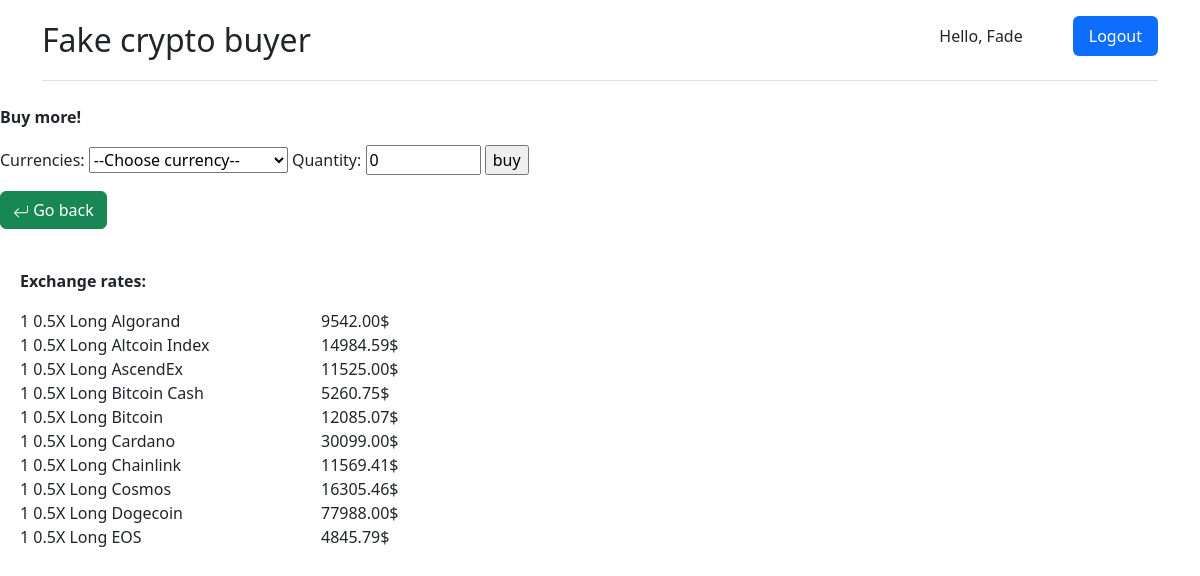
The app's page /buy/ (signed in) with its own data.
### fakecryptobuyerApp/models.py (models this page shows, shortened)
class CustomUser(AbstractBaseUser, PermissionsMixin):
    email = models.EmailField(unique=True, verbose_name = "email adress") #also a PK
    first_name = models.CharField(max_length=50, blank=True, default = "Person", verbose_name = "first name", help_text = "Please, enter your name")
    pocket = models.JSONField(verbose_name = "user pocket", default = dict) #name, quantity and amount of spend money for every item
    is_staff = models.BooleanField(default=False)
    is_active = models.BooleanField(default=True)
    USERNAME_FIELD = 'email'
    REQUIRED_FIELDS = []
    objects = CustomUserManager()

class CryptoData(models.Model):
    crypto_name = models.CharField(max_length=100, unique=True, primary_key=True, verbose_name = "id name of cryptocurrency") #also a PK
    cost = models.DecimalField(max_digits=10, decimal_places=2, verbose_name = "cost of cryptocurrency")
    human_name = models.CharField(max_length=50, unique=True,  verbose_name = "humanazed name of cryptocurrency") #readable name

### fakecryptobuyerApp/views.py (the view)
# urls.py: path('buy/', views.buy, name='buy'),
@login_required
def buy(request): #function for buying crypto (just updating how much user has spent and for what)
    context = CryptoData.objects.all()[1:11]
    if request.method == "POST":
        form = Bin(request.POST)
        if form.is_valid(): #below we're updating values of user's pocket
            name = request.POST['currencies'] #getting values from recieved POST
            quantity = request.POST['quantity']
            current_user = request.user #getting data such as id of authorised user
            user_data = CustomUser.objects.get(id=current_user.id)
            readable_name = CryptoData.objects.get(crypto_name=name).human_name #getting data about currency from database
            cost = CryptoData.objects.get(crypto_name=name).cost
            try: #this works if user wants to buy more crypto of the same type that they already have
                temp_quantity = quantity
                quantity = int(user_data.pocket[name]['quantity']) + int(quantity)
                spend = str(round(float(user_data.pocket[name]['spend']) + float(cost*int(temp_quantity)),2))
            except KeyError: #user didn't have this type of crypto in their pocket so there will be KeyError in this case
                quantity = int(quantity)
                spend = str(round(cost*quantity,2))
            user_data.pocket[name] = {'readable_name': readable_name, 'quantity': quantity, 'spend': spend} #rewritting data about selected type of currency from user's pocket
            user_data.save()
            messages.success(request, 'Your purchase has been successful')
            return redirect('buy')
    else:
        form = Bin()
    extra_content = currency_list() #this list is needed for dynamic (JS) calculator (cost x quantity) for pre-buying evaluation into template
    return render(request,'fakecryptobuyerApp/purchase.html', {'form': form, 'context': context, 'extra_content':extra_content})

### fakecryptobuyerApp/forms.py
class Bin(forms.Form):
    model = CryptoData.objects.all()[1:11].values()
    crypto_name = ['default_value'] + [row['crypto_name'] for row in model]
    human_name = ['--Choose currency--'] + [row['human_name'] for row in model]
    choises = zip(crypto_name, human_name)
    currencies = forms.ChoiceField(choices = choises)
    quantity = forms.IntegerField(min_value=0, max_value=10000, initial=0, widget=forms.NumberInput)

### fakecryptobuyerApp/views.py (called while the page is built)
def currency_list(): #result of this function is a dict {name of currency: cost of currency} for using as context in templates
    list_of_currencies = list(CryptoData.objects.values_list("crypto_name",flat=True))[:11]
    list_of_costs =[float(CryptoData.objects.get(crypto_name=i).cost) for i in list_of_currencies]
    return {x: y for x,y in zip(list_of_currencies,list_of_costs)}

### fakecryptobuyerApp/templates/fakecryptobuyerApp/purchase.html (shortened to what this page needs)
{% extends "fakecryptobuyerApp/main.html" %}
{% block content %}
<p><b>Buy more!</b></p>
<form method="POST" class="buy">{% csrf_token %}
{{ form }}
<input type="submit" value="buy">
    </form>
<a href="{% url 'main' %}" ><button type="button" class="btn btn-success"> Go back </button></a>
{% endblock %}

### fakecryptobuyerApp/templates/fakecryptobuyerApp/main.html (shortened to what this page needs)
{% load static %}
<html>
    <head>
        <link rel="stylesheet" href="https://cdn.jsdelivr.net/npm/bootstrap@5.2.0-beta1/dist/css/bootstrap.min.css">
    </head>
    <body>
    <div class="container">
        <header class="d-flex flex-wrap justify-content-center py-3 mb-4 border-bottom">
        <a href="/" class="d-flex align-items-center mb-3 mb-md-0 me-md-auto text-dark text-decoration-none">
        <span class="fs-2">Fake crypto buyer</span>
      </a>
      <ul class="nav nav-pills">
          {% if user.is_authenticated %}
          <span class="navbar-text" style="margin-right: 50px; margin-left: 50px;">
           Hello, {{user.first_name}}
          </span>
        <li class="nav-item"><a href="{% url 'logout' %}" class="nav-link active" aria-current="page">Logout</a></li>
          {% else %}
        <li class="nav-item"><a href="{% url 'login' %}" class="nav-link active">Login</a></li>
        <li class="nav-item"><a href="{% url 'registration' %}" class="nav-link">Registration</a></li>
          {% endif %}
      </ul>
    </header>
    </div>
    {% block content %}
    {% endblock %}
    {% block rates %}
        <div class="bd-example" style="margin-left: 20px; margin-top: 40px;">
            <b>Exchange rates:</b>
        <p class="display-1">
        <div class="row mb-3">
            {% for i in context %}
      <div class="col-md-3 themed-grid-col">1 {{ i.human_name }}</div>
            <div class="col-md-8 themed-grid-col">{{ i.cost }}$</div>
            {% endfor %}
            {% endblock %}
            </p>
    </div>
    </body>
</html>

### records on screen
CustomUser: first_name "Fade"
CryptoData: human_name "0.5X Long Algorand", cost "9542.00"
CryptoData: human_name "0.5X Long Altcoin Index", cost "14984.59"
CryptoData: human_name "0.5X Long AscendEx", cost "11525.00"
CryptoData: human_name "0.5X Long Bitcoin Cash", cost "5260.75"
CryptoData: human_name "0.5X Long Bitcoin", cost "12085.07"
CryptoData: human_name "0.5X Long Cardano", cost "30099.00"
CryptoData: human_name "0.5X Long Chainlink", cost "11569.41"
CryptoData: human_name "0.5X Long Cosmos", cost "16305.46"
CryptoData: human_name "0.5X Long Dogecoin", cost "77988.00"
CryptoData: human_name "0.5X Long EOS", cost "4845.79"
